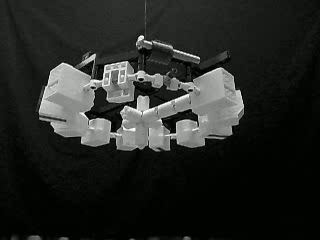
#> input picture 2024_projects/1.vision_tachometer/media/snap.png, 320 x 240 px
$ python demo.py
#> lines starting #> are read from the running program, lines starting #| are printed output that depends on the picture; pictures that were not available may be replaced by others from this repository, and a replacement may not be noted
'''
@Author: enpeicv
@Date: 2024-01-10
vision based tachometer
'''
import cv2
import numpy as np
import time
import argparse

class VideoProcessor:
    def __init__(self, video_path, snap_path, output_path='result.mp4'):
        # read the video
#> called with video_path = 'media/1.video_tachometer_demo.mp4', snap_path = 'media/snap.png', output_path = 'result.mp4'
        if video_path == '0':
            self.cap = cv2.VideoCapture(0)
        else:
            self.cap = cv2.VideoCapture(video_path)
        # set video resolution
        self.cap.set(cv2.CAP_PROP_FRAME_HEIGHT, 480)
        self.cap.set(cv2.CAP_PROP_FRAME_WIDTH, 480)

        # get video info
        self.cap_h = int(self.cap.get(cv2.CAP_PROP_FRAME_HEIGHT))
        self.cap_w = int(self.cap.get(cv2.CAP_PROP_FRAME_WIDTH))
        self.fps = int(self.cap.get(cv2.CAP_PROP_FPS))
        print("Height: {}, Width: {}, FPS: {}".format(self.cap_h, self.cap_w, self.fps) )
        # create video writer
        self.writer = cv2.VideoWriter(output_path, cv2.VideoWriter_fourcc(*'mp4v'), 25, (self.cap_w//2, self.cap_h//2))
        # read the reference image
        self.img = cv2.imread(snap_path)
#> self.img is the input picture: shape (240, 320, 3); mean B, G, R 35.7, 38.7, 36.7
        self.img = cv2.cvtColor(self.img, cv2.COLOR_BGR2GRAY)
#> self.img: shape (240, 320)
        # self.img = cv2.resize(self.img, (0, 0), fx=0.5, fy=0.5)

        self.data_list = []


    def calculate_similarity(self, image1, image2):
        '''
        use SIFT to calculate similarity
        @param image1: reference image
        @param image2: current image

        @return similarity: similarity between image1 and image2
        '''
        sift = cv2.SIFT_create()
        keypoints1, descriptors1 = sift.detectAndCompute(image1, None)
        keypoints2, descriptors2 = sift.detectAndCompute(image2, None)

        flann = cv2.FlannBasedMatcher()
        matches = flann.knnMatch(descriptors1, descriptors2, k=2)

        good_matches = [m for m, n in matches if m.distance < 0.7 * n.distance]
        similarity = len(good_matches) / max(len(keypoints1), len(keypoints2))

        match_image = cv2.drawMatches(image1, keypoints1, image2, keypoints2, good_matches, None)

        return similarity, match_image

    def find_peaks(self, data, threshold):
        '''
        find peaks of data series
        @param data: data series
        @param threshold: threshold of peaks

        @return peaks_index: index of peaks
        '''
        peaks_index = []
        for i in range(2, len(data)-2):
            if data[i] > data[i-1] and data[i] > data[i-2] and data[i] > data[i+1] and data[i] > data[i+2] and data[i] > threshold:
                peaks_index.append(i)
        return peaks_index

    def draw_graph(self, bg, data_list, color=(0, 255, 0)):
        '''
        draw similarity graph, display rotation speed
        @param bg: background image
        @param data_list: similarity data series
        @param color: color of graph

        @return find_new_revolution: if find new revolution (True/False)
        '''

        find_new_revolution = False

        # draw coordinate axis
        line1_left_p = (0,400)
        line1_right_p = (800,400)

        line2_left_p = (400,0)
        line2_right_p = (400,800)
        cv2.line(bg,line1_left_p,line1_right_p,(0,255,0),1)
        cv2.line(bg,line2_left_p,line2_right_p,(0,255,0),1)

        # draw graph
        all_points = []
        for i,y_value in enumerate( data_list[-1000:][::-1] ): # ::-1 reverse list
            x = 700 + (-3 * i)
            y = 400 - (300 * y_value)
            y = int(y)

            p = (x,y)

            # draw the first point
            if x == 700:
                cv2.circle(bg,(x,y),10,(255,0,255),-1)
                cv2.putText(bg, str(round(y_value,3)), (x+20, y), cv2.FONT_HERSHEY_SIMPLEX, 0.6, (255, 0, 255), 2)

            all_points.append(p)
        # draw the polyline
        pts = np.asarray(all_points,np.int32)
        pts = pts.reshape((-1, 1, 2))
        cv2.polylines(bg, [pts], False, color, 2)

        # find peaks
        peaks_index = self.find_peaks(data_list[-1000:][::-1], 0.2)
        # draw peaks
        for i in peaks_index:
            x = 700 + (-3 * i)
            if i == 2:
                # if new revolution, find_new_revolution = True
                find_new_revolution = True

            y_value = data_list[-1000:][::-1][i]
            y = 400 - (300 * y_value)
            y = int(y)
            cv2.circle(bg,(x,y),5,(0,255,0),-1)
            cv2.putText(bg, str(round(y_value,3)), (x, y-20), cv2.FONT_HERSHEY_SIMPLEX, 0.6, (0, 0, 255), 2)


        return find_new_revolution

    def process_video(self):
        last_peak_time = time.time()
        last_rpm = 0
        while True:
            # create background image
            bg = np.zeros((800, 800, 3), np.uint8)
            rpm_color = (0, 255, 0)
            start_time = time.time()

            ret, frame = self.cap.read()
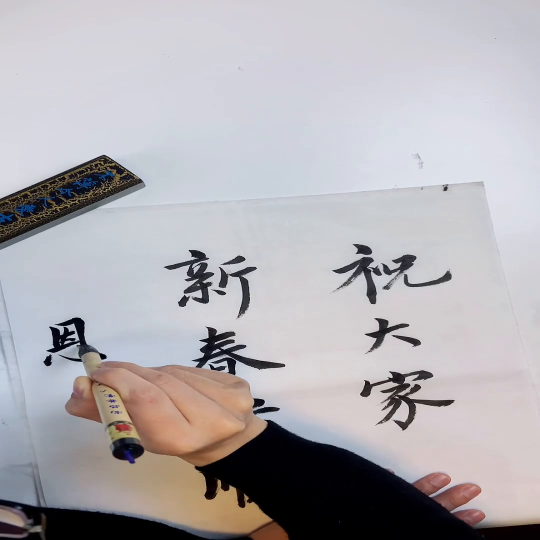
#> input picture frame 15 of codes/13.书法书体检测与识别/videos/raw.mp4, 1080 x 1080 px, given in place of 1.video_tachometer_demo.mp4, which was not available (shown at 1/2 size)
#> frame is the input picture: shape (1080, 1080, 3); mean B, G, R 177.5, 173.5, 176.5
            if not ret:
                break

            gray = cv2.cvtColor(frame, cv2.COLOR_BGR2GRAY)
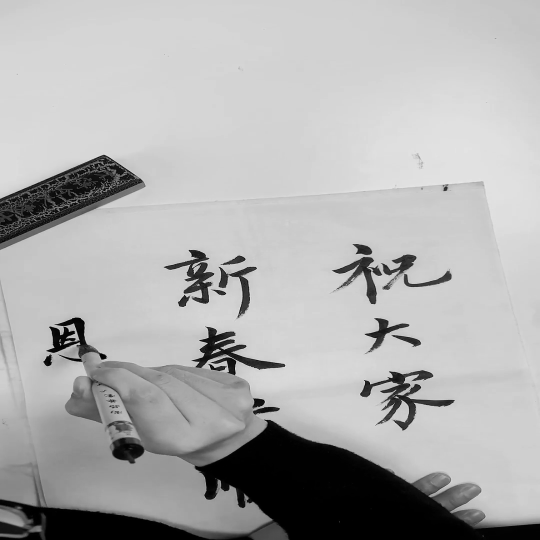
#> gray: shape (1080, 1080) (shown at 1/2 size); min 0, max 249, mean 174.8
            gray = cv2.resize(gray, (0, 0), fx=0.5, fy=0.5)
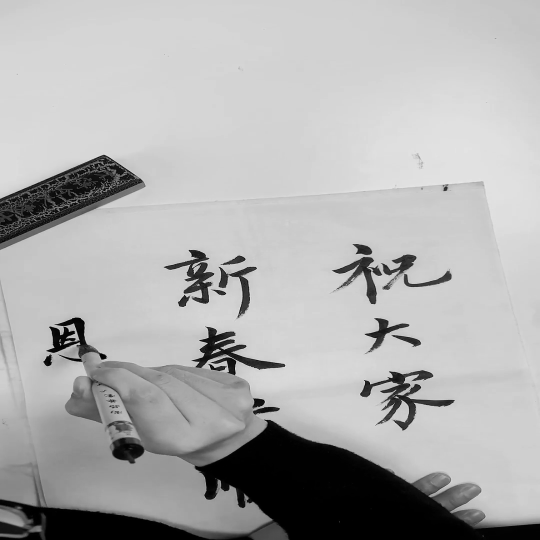
#> gray: shape (540, 540); min 0, max 231, mean 174.9


            similarity, new_img = self.calculate_similarity( self.img, gray)
#> in calculate_similarity, `keypoints1, descriptors1 = sift.detectAndCompute(image1, None)`: keypoints1 = 172 keypoints; strongest (x, y, size): (141, 38, 3.5), (92, 88, 2), (133, 104, 5.1), (93, 57, 3.8)
#> in calculate_similarity, `keypoints2, descriptors2 = sift.detectAndCompute(image2, None)`: keypoints2 = 545 keypoints; strongest (x, y, size): (103, 356, 3.8), (72, 327, 4.6), (66, 342, 2.2), (183, 302, 6)
#> in calculate_similarity, `matches = flann.knnMatch(descriptors1, descriptors2, k=2)`: matches = 172 matches
#> in calculate_similarity, `good_matches = [m for m, n in matches if m.distance < 0.7 * n.distance]`: good_matches = 3 matches
#> in calculate_similarity, `similarity = len(good_matches) / max(len(keypoints1), len(keypoints2))`: similarity = 0.0055
#> in calculate_similarity, `match_image = cv2.drawMatches(image1, keypoints1, image2, keypoints2, ..`:
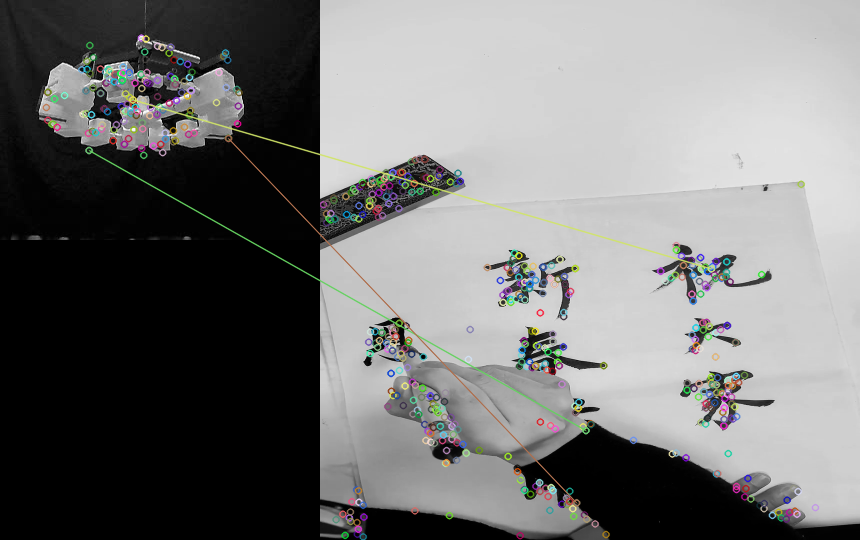
#> match_image: shape (540, 860, 3); mean of channels 0, 1, 2 116.7, 117.2, 117; drawn as B, G, R
#> similarity = 0.0055
            self.data_list.append(similarity)

            find_new_revolution = self.draw_graph(bg, self.data_list, (255, 0, 255))
#> in draw_graph, `cv2.line(bg,line2_left_p,line2_right_p,(0,255,0),1)`: bg: shape (800, 800, 3); mean of channels 0, 1, 2 0, 0.6, 0
#> the loop in draw_graph, `for i,y_value in enumerate( data_list[-1000:][::-1] ):` made 1 pass
#> (y_value, x, y) on pass 1: (0.0055, 700, 398)
#> after the loop in draw_graph, `for i,y_value in enumerate( data_list[-1000:][::-1] ):`:
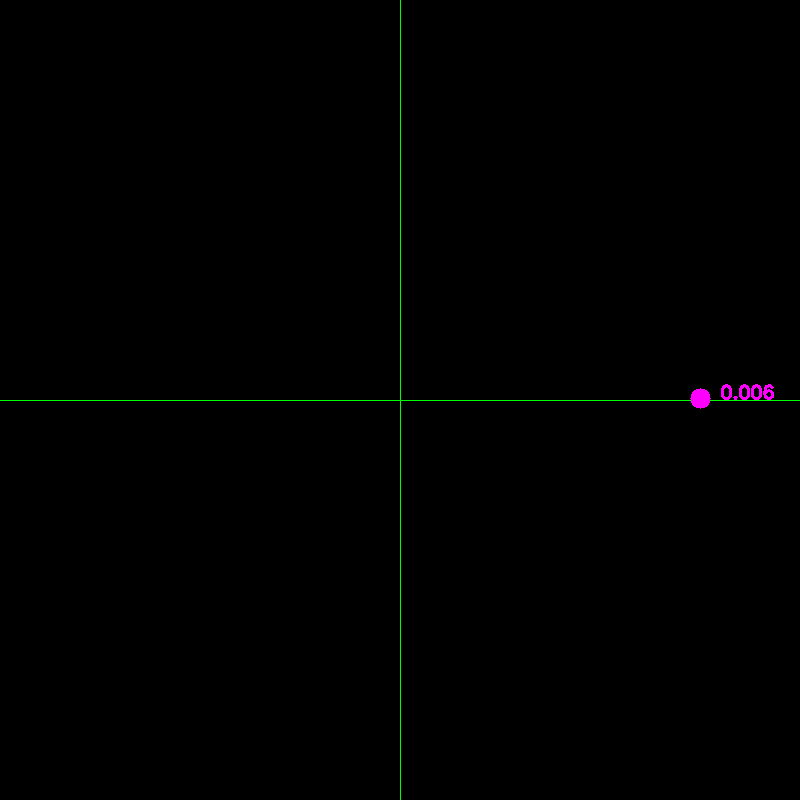
#> bg: shape (800, 800, 3); mean of channels 0, 1, 2 0.3, 0.6, 0.3; drawn as B, G, R
#> after the loop in draw_graph, `for i,y_value in enumerate( data_list[-1000:][::-1] ):`: all_points = [(700, 398)]
#> in draw_graph, `pts = np.asarray(all_points,np.int32)`: pts = [[700, 398]]
#> in draw_graph, `peaks_index = self.find_peaks(data_list[-1000:][::-1], 0.2)`: peaks_index = []
#> find_new_revolution = False

            # check if find new revolution
            if find_new_revolution == True:
                # calculate rotation speed RPM(Revolutions Per Minute)
                last_rpm = 60 / (time.time() - last_peak_time)
                last_peak_time = time.time()
                rpm_color = (0, 0, 255)


            end_time = time.time()
            duration = end_time - start_time
            fps = 1 / duration
            # fps
            cv2.putText(bg, "fps: " + str(round(fps, 2)), (100, 50), cv2.FONT_HERSHEY_SIMPLEX, 1, (0, 255, 0), 2)
            # rpm
            cv2.putText(bg, "rpm: " + str(round(last_rpm, 1)), (100, 100), cv2.FONT_HERSHEY_SIMPLEX, 1, rpm_color, 2)
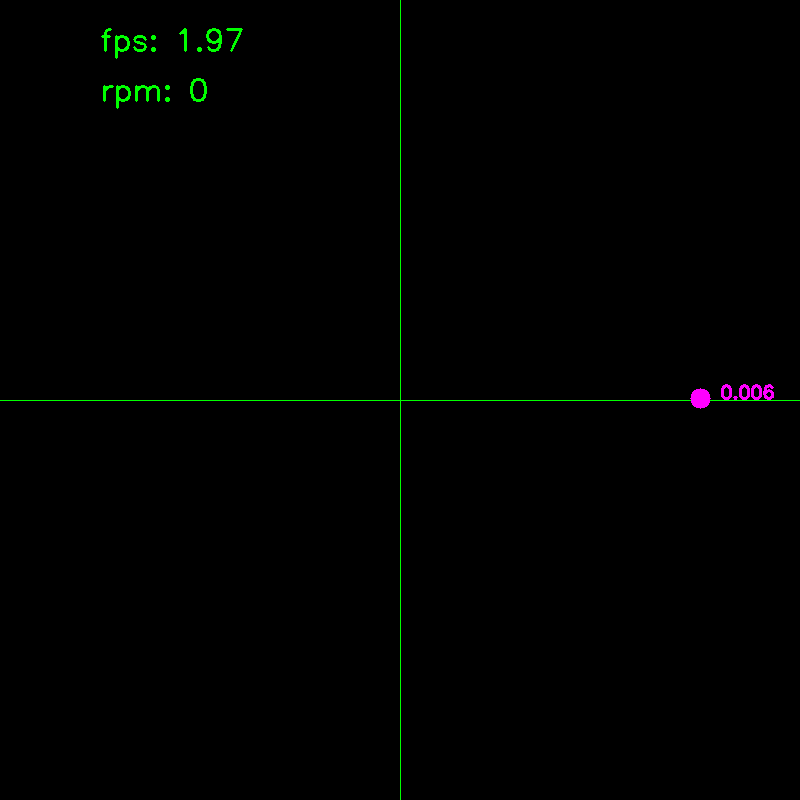
#> bg: shape (800, 800, 3); mean of channels 0, 1, 2 0.3, 1.2, 0.3; drawn as B, G, R


            cv2.imshow('frame', gray)
            cv2.imshow('bg', bg)
            cv2.imshow('new_img', new_img)

            gray = cv2.cvtColor(gray, cv2.COLOR_GRAY2BGR)
#> gray: shape (540, 540, 3)
            self.writer.write(gray)

            if cv2.waitKey(1) == ord('q'):
#> (key q is pressed here)
                break


        # Release resources
        self.cap.release()
        self.writer.release()
        cv2.destroyAllWindows()

if __name__ == "__main__":
    # parse arguments
    parser = argparse.ArgumentParser()
    parser.add_argument('--video_path', type=str, default='media/1.video_tachometer_demo.mp4', help='path to video')
    parser.add_argument('--snap_path', type=str, default='media/snap.png', help='path to snap')
    parser.add_argument('--output_path', type=str, default='result.mp4', help='path to output video')
    args = parser.parse_args()
    # usage: python demo.py --video_path media/1.video_tachometer_demo.mp4 --snap_path media/snap.png --output_path result.mp4

    video_processor = VideoProcessor(args.video_path, args.snap_path, args.output_path)
    video_processor.process_video()
